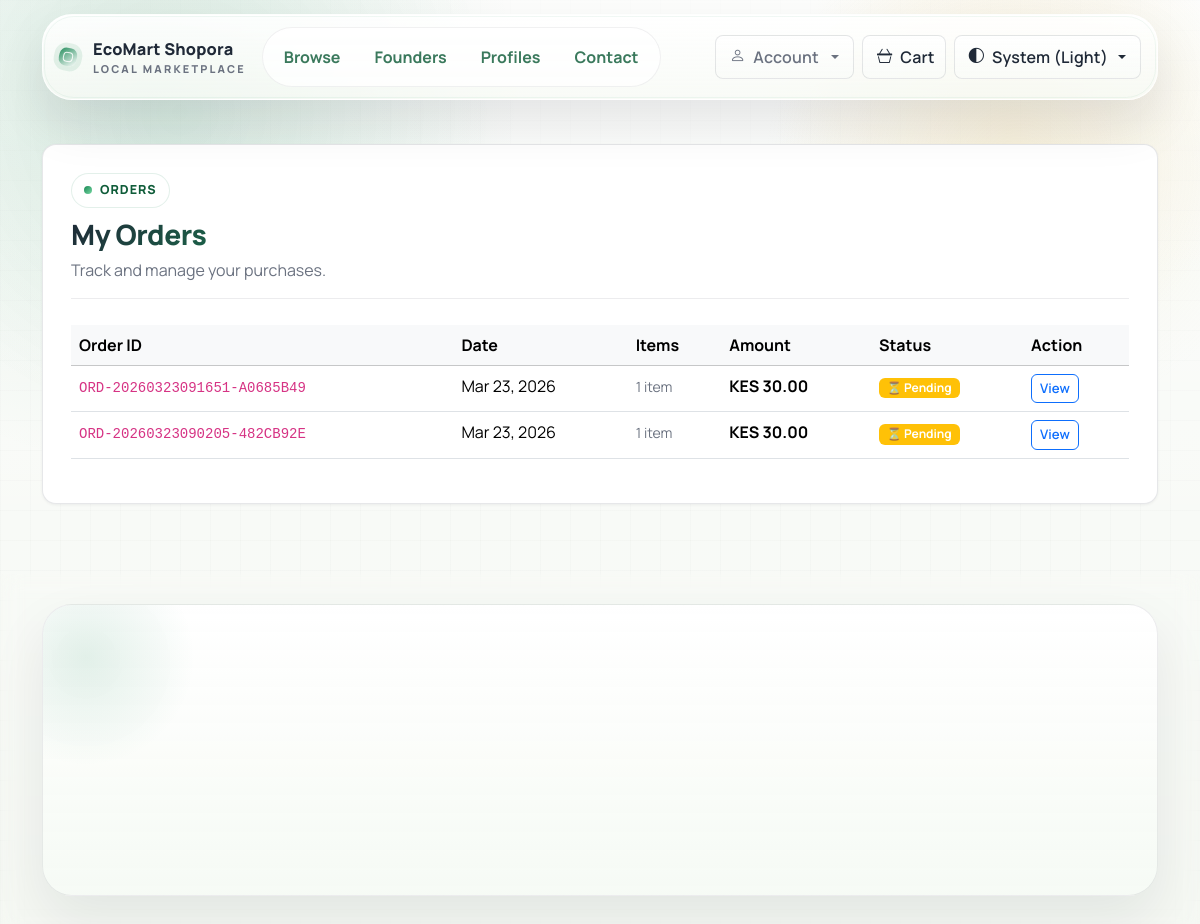
Screenshot of /orders/ (signed in) with the database file from the repository.
### buyhive/models.py (models this page shows, shortened)
class Order(models.Model):
    STATUS_CHOICES = (
        ('pending', 'Pending'),
        ('payment_initiated', 'Payment Initiated'),
        ('paid', 'Paid'),
        ('completed', 'Completed'),
        ('cancelled', 'Cancelled'),
        ('failed', 'Failed'),
    )
    order_id = models.CharField(max_length=50, unique=True)
    buyer = models.ForeignKey(
        settings.AUTH_USER_MODEL, on_delete=models.CASCADE, related_name="orders"
    )
    status = models.CharField(max_length=20, choices=STATUS_CHOICES, default='pending')
    total_amount = models.DecimalField(max_digits=10, decimal_places=2)
    phone_number = models.CharField(max_length=20)
    buyer_name = models.CharField(max_length=100)
    buyer_email = models.EmailField()
    delivery_address = models.TextField()
    delivery_location_label = models.CharField(max_length=120, blank=True)
    delivery_latitude = models.DecimalField(max_digits=9, decimal_places=6, blank=True, null=True)
    delivery_longitude = models.DecimalField(max_digits=9, decimal_places=6, blank=True, null=True)
    created_at = models.DateTimeField(auto_now_add=True)
    paid_at = models.DateTimeField(null=True, blank=True)
    updated_at = models.DateTimeField(auto_now=True)
    class Meta:
        ordering = ['-created_at']

### buyhive/views.py (the view)
# urls.py: path("orders/", views.orders_list, name="orders_list"),
@login_required
def orders_list(request):
    orders = Order.objects.filter(buyer=request.user).prefetch_related('items').order_by('-created_at')
    return render(request, 'orders_list.html', {
        'orders': orders,
    })

### buyhive/templates/orders_list.html (shortened to what this page needs)
{% extends 'base.html' %}
{% load static %}
{% block extra_head %}
  <link rel="stylesheet" href="{% static 'css/public.css' %}">
  <link rel="stylesheet" href="{% static 'css/features.css' %}">
{% endblock %}
{% block content %}
  <div class="bh-page-shell">
    <section class="bh-section-wrapper">
      <div class="bh-section-shell">
        <div class="bh-page-intro">
          <div>
            <div class="bh-kicker">Orders</div>
            <h1 class="bh-section-title h3 mb-0">My Orders</h1>
            <p class="text-muted">Track and manage your purchases.</p>
          </div>
        </div>
        {% if orders %}
          <div class="table-responsive">
            <table class="table table-hover">
              <thead class="table-light">
                <tr>
                  <th>Order ID</th>
                  <th>Date</th>
                  <th>Items</th>
                  <th>Amount</th>
                  <th>Status</th>
                  <th>Action</th>
                </tr>
              </thead>
              <tbody>
                {% for order in orders %}
                  <tr>
                    <td>
                      <code class="small">{{ order.order_id }}</code>
                    </td>
                    <td>{{ order.created_at|date:"M d, Y" }}</td>
                    <td>
                      <small class="text-muted">{{ order.items.count }} item{{ order.items.count|pluralize }}</small>
                    </td>
                    <td>
                      <strong>KES {{ order.total_amount }}</strong>
                    </td>
                    <td>
                      {% if order.status == 'paid' %}
                        <span class="badge bg-success">✓ Paid</span>
                      {% elif order.status == 'payment_initiated' %}
                        <span class="badge bg-warning">⏳ Pending</span>
                      {% elif order.status == 'completed' %}
                        <span class="badge bg-info">📦 Completed</span>
                      {% elif order.status == 'failed' %}
                        <span class="badge bg-danger">✗ Failed</span>
                      {% elif order.status == 'cancelled' %}
                        <span class="badge bg-secondary">⊗ Cancelled</span>
                      {% else %}
                        <span class="badge bg-light text-dark">{{ order.get_status_display }}</span>
                      {% endif %}
                    </td>
                    <td>
                      <a href="{% url 'order_detail' order.order_id %}" class="btn btn-sm btn-outline-primary">View</a>
                    </td>
                  </tr>
                {% endfor %}
              </tbody>
            </table>
          </div>
        {% endif %}
      </div>
    </section>
  </div>
{% endblock %}

### buyhive/static/css/public.css (style rules this page uses)
.bh-section-title { font-weight: 800; letter-spacing: -0.4px; transition: all 300ms ease; background: linear-gradient(135deg, var(--bh-title-start), var(--bh-title-end)); -webkit-background-clip: text; -webkit-text-fill-color: transparent; background-clip: text; }

### rows the page displays
Order: order_id "ORD-20260323091651-A0685B49", created_at "Mar 23, 2026", items.count "1", total_amount "30.00", shows "⏳ Pending"
Order: order_id "ORD-20260323090205-482CB92E", created_at "Mar 23, 2026", items.count "1", total_amount "30.00", shows "⏳ Pending"
